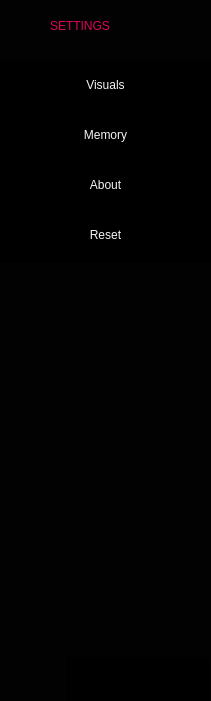
   <widget class="QWidget" name="settingsScreen" native="true">
    <property name="enabled">
     <bool>true</bool>
    </property>
    <property name="geometry">
     <rect>
      <x>-211</x>
      <y>0</y>
      <width>211</width>
      <height>701</height>
     </rect>
    </property>
    <property name="styleSheet">
     <string notr="true">font: 75 15pt &quot;Century Gothic&quot;;

background-color: rgba(0, 0, 0, 235);</string>
    </property>
    <widget class="QLabel" name="settingsText">
     <property name="geometry">
      <rect>
       <x>50</x>
       <y>0</y>
       <width>161</width>
       <height>51</height>
      </rect>
     </property>
     <property name="styleSheet">
      <string notr="true">background-color: rgba(255, 255, 255, 000);
color: rgba(231, 4, 91, 245);
	font: 75 22pt &quot;Century Gothic&quot;;
</string>
     </property>
     <property name="text">
      <string>SETTINGS</string>
     </property>
    </widget>
    <widget class="QWidget" name="verticalLayoutWidget_2">
     <property name="geometry">
      <rect>
       <x>0</x>
       <y>60</y>
       <width>211</width>
       <height>202</height>
      </rect>
     </property>
     <layout class="QVBoxLayout" name="setOptions">
      <property name="spacing">
       <number>0</number>
      </property>
      <item>
       <widget class="QPushButton" name="visualSettings">
        <property name="sizePolicy">
         <sizepolicy hsizetype="MinimumExpanding" vsizetype="Fixed">
          <horstretch>0</horstretch>
          <verstretch>0</verstretch>
         </sizepolicy>
        </property>
        <property name="minimumSize">
         <size>
          <width>0</width>
          <height>50</height>
         </size>
        </property>
        <property name="styleSheet">
         <string notr="true">QPushButton
{
color: rgba(255, 255, 255, 245);
background-color: rgba(255, 255, 255, 25);
	font: 75 13pt &quot;Century Gothic&quot;;
}

QPushButton:hover:!pressed
{
  border: .5px solid white;
background-color: rgba(255, 255, 255, 50);
  border-left: none;
  border-right: none;
}

QPushButton:hover:pressed
{
  border: .5px solid rgba(231, 4, 91, 200);
  border-left: none;
  border-right: none;
  background-color: rgba(231, 4, 91, 50);
}
</string>
        </property>
        <property name="text">
         <string>Visuals</string>
        </property>
        <property name="default">
         <bool>false</bool>
        </property>
        <property name="flat">
         <bool>true</bool>
        </property>
       </widget>
      </item>
      <item>
       <widget class="QPushButton" name="memorySettings">
        <property name="sizePolicy">
         <sizepolicy hsizetype="MinimumExpanding" vsizetype="Fixed">
          <horstretch>0</horstretch>
          <verstretch>0</verstretch>
         </sizepolicy>
        </property>
        <property name="minimumSize">
         <size>
          <width>0</width>
          <height>50</height>
         </size>
        </property>
        <property name="styleSheet">
         <string notr="true">QPushButton
{
color: rgba(255, 255, 255, 245);
background-color: rgba(255, 255, 255, 25);
	font: 75 13pt &quot;Century Gothic&quot;;
}

QPushButton:hover:!pressed
{
  border: .5px solid white;
background-color: rgba(255, 255, 255, 50);
  border-left: none;
  border-right: none;
}

QPushButton:hover:pressed
{
  border: .5px solid rgba(231, 4, 91, 200);
  border-left: none;
  border-right: none;
  background-color: rgba(231, 4, 91, 50);
}
</string>
        </property>
        <property name="text">
         <string>Memory</string>
        </property>
        <property name="flat">
         <bool>true</bool>
        </property>
       </widget>
      </item>
      <item>
       <widget class="QPushButton" name="aboutSettings">
        <property name="sizePolicy">
         <sizepolicy hsizetype="MinimumExpanding" vsizetype="Fixed">
          <horstretch>0</horstretch>
          <verstretch>0</verstretch>
         </sizepolicy>
        </property>
        <property name="minimumSize">
         <size>
          <width>0</width>
          <height>50</height>
         </size>
        </property>
        <property name="styleSheet">
         <string notr="true">QPushButton
{
color: rgba(255, 255, 255, 245);
background-color: rgba(255, 255, 255, 25);
	font: 75 13pt &quot;Century Gothic&quot;;
}

QPushButton:hover:!pressed
{
  border: .5px solid white;
background-color: rgba(255, 255, 255, 50);
  border-left: none;
  border-right: none;
}

QPushButton:hover:pressed
{
  border: .5px solid rgba(231, 4, 91, 200);
  border-left: none;
  border-right: none;
  background-color: rgba(231, 4, 91, 50);
}
</string>
        </property>
        <property name="text">
         <string>About</string>
        </property>
        <property name="flat">
         <bool>true</bool>
        </property>
       </widget>
      </item>
      <item>
       <widget class="QPushButton" name="resetSettings">
        <property name="sizePolicy">
         <sizepolicy hsizetype="MinimumExpanding" vsizetype="Fixed">
          <horstretch>0</horstretch>
          <verstretch>0</verstretch>
         </sizepolicy>
        </property>
        <property name="minimumSize">
         <size>
          <width>0</width>
          <height>50</height>
         </size>
        </property>
        <property name="styleSheet">
         <string notr="true">QPushButton
{
color: rgba(255, 255, 255, 245);
background-color: rgba(255, 255, 255, 25);
	font: 75 13pt &quot;Century Gothic&quot;;
}

QPushButton:hover:!pressed
{
  border: .5px solid white;
background-color: rgba(255, 255, 255, 50);
  border-left: none;
  border-right: none;
}

QPushButton:hover:pressed
{
  border: .5px solid rgba(231, 4, 91, 200);
  border-left: none;
  border-right: none;
  background-color: rgba(231, 4, 91, 50);
}
</string>
        </property>
        <property name="text">
         <string>Reset</string>
        </property>
        <property name="flat">
         <bool>true</bool>
        </property>
       </widget>
      </item>
     </layout>
    </widget>
    <widget class="QWidget" name="horizontalLayoutWidget_3">
     <property name="geometry">
      <rect>
       <x>67</x>
       <y>657</y>
       <width>142</width>
       <height>46</height>
      </rect>
     </property>
     <layout class="QHBoxLayout" name="social_media">
      <property name="spacing">
       <number>0</number>
      </property>
      <item>
       <widget class="QPushButton" name="s_linkedin">
        <property name="text">
         <string/>
        </property>
        <property name="icon">
         <iconset resource="resources.qrc">
          <normaloff>:/logo/linkedin</normaloff>:/logo/linkedin</iconset>
        </property>
        <property name="iconSize">
         <size>
          <width>35</width>
          <height>35</height>
         </size>
        </property>
        <property name="flat">
         <bool>true</bool>
        </property>
       </widget>
      </item>
      <item>
       <widget class="QPushButton" name="s_github">
        <property name="styleSheet">
         <string notr="true"/>
        </property>
        <property name="text">
         <string/>
        </property>
        <property name="icon">
         <iconset resource="resources.qrc">
          <normaloff>:/logo/github</normaloff>:/logo/github</iconset>
        </property>
        <property name="iconSize">
         <size>
          <width>33</width>
          <height>33</height>
         </size>
        </property>
        <property name="flat">
         <bool>true</bool>
        </property>
       </widget>
      </item>
      <item>
       <widget class="QPushButton" name="s_twitter">
        <property name="text">
         <string/>
        </property>
        <property name="icon">
         <iconset resource="resources.qrc">
          <normaloff>:/logo/twitter</normaloff>:/logo/twitter</iconset>
        </property>
        <property name="iconSize">
         <size>
          <width>33</width>
          <height>33</height>
         </size>
        </property>
        <property name="flat">
         <bool>true</bool>
        </property>
       </widget>
      </item>
     </layout>
    </widget>
   </widget>
